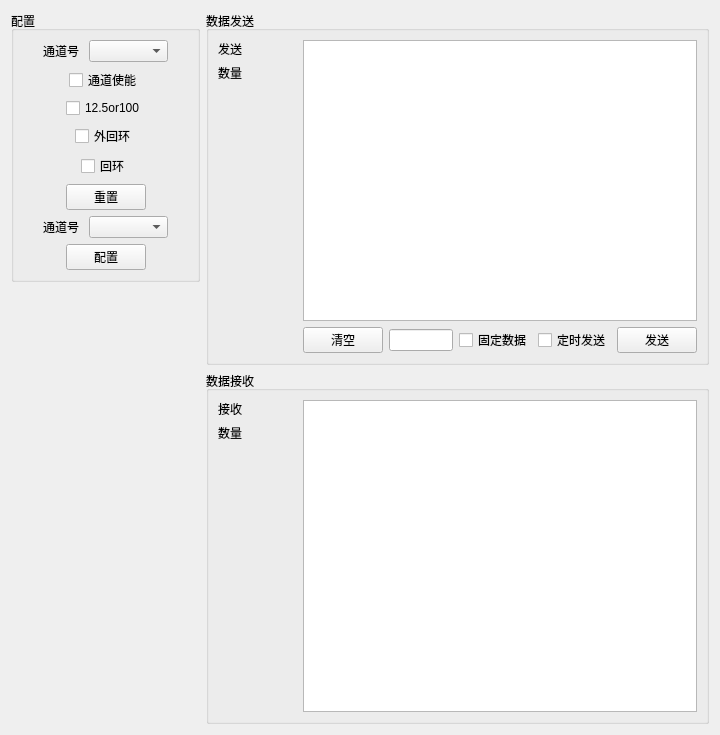
<?xml version="1.0" encoding="UTF-8"?>
<ui version="4.0">
 <class>AR429</class>
 <widget class="QWidget" name="AR429">
  <property name="geometry">
   <rect>
    <x>0</x>
    <y>0</y>
    <width>720</width>
    <height>735</height>
   </rect>
  </property>
  <property name="windowTitle">
   <string>Form</string>
  </property>
  <layout class="QHBoxLayout" name="horizontalLayout">
   <item>
    <layout class="QVBoxLayout" name="verticalLayout_6">
     <item>
      <widget class="QGroupBox" name="groupBox">
       <property name="title">
        <string>配置</string>
       </property>
       <layout class="QVBoxLayout" name="verticalLayout">
        <item>
         <layout class="QHBoxLayout" name="horizontalLayout_13" stretch="1,2,4,1">
          <item>
           <spacer name="horizontalSpacer_3">
            <property name="orientation">
             <enum>Qt::Horizontal</enum>
            </property>
            <property name="sizeHint" stdset="0">
             <size>
              <width>40</width>
              <height>20</height>
             </size>
            </property>
           </spacer>
          </item>
          <item>
           <widget class="QLabel" name="label">
            <property name="text">
             <string>通道号</string>
            </property>
           </widget>
          </item>
          <item>
           <widget class="QComboBox" name="comboBoxChannelSend"/>
          </item>
          <item>
           <spacer name="horizontalSpacer">
            <property name="orientation">
             <enum>Qt::Horizontal</enum>
            </property>
            <property name="sizeHint" stdset="0">
             <size>
              <width>40</width>
              <height>20</height>
             </size>
            </property>
           </spacer>
          </item>
         </layout>
        </item>
        <item>
         <layout class="QHBoxLayout" name="horizontalLayout_12" stretch="1,0,1">
          <item>
           <spacer name="horizontalSpacer_2">
            <property name="orientation">
             <enum>Qt::Horizontal</enum>
            </property>
            <property name="sizeHint" stdset="0">
             <size>
              <width>40</width>
              <height>20</height>
             </size>
            </property>
           </spacer>
          </item>
          <item>
           <widget class="QCheckBox" name="checkBoxChannelEn">
            <property name="text">
             <string>通道使能</string>
            </property>
           </widget>
          </item>
          <item>
           <spacer name="horizontalSpacer_4">
            <property name="orientation">
             <enum>Qt::Horizontal</enum>
            </property>
            <property name="sizeHint" stdset="0">
             <size>
              <width>40</width>
              <height>20</height>
             </size>
            </property>
           </spacer>
          </item>
         </layout>
        </item>
        <item>
         <layout class="QHBoxLayout" name="horizontalLayout_10" stretch="1,0,1">
          <item>
           <spacer name="horizontalSpacer_7">
            <property name="orientation">
             <enum>Qt::Horizontal</enum>
            </property>
            <property name="sizeHint" stdset="0">
             <size>
              <width>40</width>
              <height>20</height>
             </size>
            </property>
           </spacer>
          </item>
          <item>
           <widget class="QCheckBox" name="checkBoxSpeedChoice">
            <property name="text">
             <string>12.5or100</string>
            </property>
           </widget>
          </item>
          <item>
           <spacer name="horizontalSpacer_8">
            <property name="orientation">
             <enum>Qt::Horizontal</enum>
            </property>
            <property name="sizeHint" stdset="0">
             <size>
              <width>40</width>
              <height>20</height>
             </size>
            </property>
           </spacer>
          </item>
         </layout>
        </item>
        <item>
         <layout class="QHBoxLayout" name="horizontalLayout_9" stretch="1,0,1">
          <item>
           <spacer name="horizontalSpacer_9">
            <property name="orientation">
             <enum>Qt::Horizontal</enum>
            </property>
            <property name="sizeHint" stdset="0">
             <size>
              <width>40</width>
              <height>20</height>
             </size>
            </property>
           </spacer>
          </item>
          <item>
           <widget class="QCheckBox" name="checkBoxOutWrap">
            <property name="text">
             <string>外回环</string>
            </property>
           </widget>
          </item>
          <item>
           <spacer name="horizontalSpacer_10">
            <property name="orientation">
             <enum>Qt::Horizontal</enum>
            </property>
            <property name="sizeHint" stdset="0">
             <size>
              <width>40</width>
              <height>20</height>
             </size>
            </property>
           </spacer>
          </item>
         </layout>
        </item>
        <item>
         <layout class="QHBoxLayout" name="horizontalLayout_8" stretch="1,0,1">
          <item>
           <spacer name="horizontalSpacer_11">
            <property name="orientation">
             <enum>Qt::Horizontal</enum>
            </property>
            <property name="sizeHint" stdset="0">
             <size>
              <width>40</width>
              <height>20</height>
             </size>
            </property>
           </spacer>
          </item>
          <item>
           <widget class="QCheckBox" name="checkBoxWrap">
            <property name="text">
             <string>回环</string>
            </property>
           </widget>
          </item>
          <item>
           <spacer name="horizontalSpacer_12">
            <property name="orientation">
             <enum>Qt::Horizontal</enum>
            </property>
            <property name="sizeHint" stdset="0">
             <size>
              <width>40</width>
              <height>20</height>
             </size>
            </property>
           </spacer>
          </item>
         </layout>
        </item>
        <item>
         <layout class="QHBoxLayout" name="horizontalLayout_7" stretch="1,0,1">
          <item>
           <spacer name="horizontalSpacer_13">
            <property name="orientation">
             <enum>Qt::Horizontal</enum>
            </property>
            <property name="sizeHint" stdset="0">
             <size>
              <width>40</width>
              <height>20</height>
             </size>
            </property>
           </spacer>
          </item>
          <item>
           <widget class="QPushButton" name="pushbuttonReset">
            <property name="text">
             <string>重置</string>
            </property>
           </widget>
          </item>
          <item>
           <spacer name="horizontalSpacer_14">
            <property name="orientation">
             <enum>Qt::Horizontal</enum>
            </property>
            <property name="sizeHint" stdset="0">
             <size>
              <width>40</width>
              <height>20</height>
             </size>
            </property>
           </spacer>
          </item>
         </layout>
        </item>
        <item>
         <layout class="QHBoxLayout" name="horizontalLayout_18" stretch="1,2,4,1">
          <item>
           <spacer name="horizontalSpacer_18">
            <property name="orientation">
             <enum>Qt::Horizontal</enum>
            </property>
            <property name="sizeHint" stdset="0">
             <size>
              <width>40</width>
              <height>20</height>
             </size>
            </property>
           </spacer>
          </item>
          <item>
           <widget class="QLabel" name="label_11">
            <property name="text">
             <string>通道号</string>
            </property>
           </widget>
          </item>
          <item>
           <widget class="QComboBox" name="comboBoxChannelRecv"/>
          </item>
          <item>
           <spacer name="horizontalSpacer_19">
            <property name="orientation">
             <enum>Qt::Horizontal</enum>
            </property>
            <property name="sizeHint" stdset="0">
             <size>
              <width>40</width>
              <height>20</height>
             </size>
            </property>
           </spacer>
          </item>
         </layout>
        </item>
        <item>
         <layout class="QHBoxLayout" name="horizontalLayout_17">
          <item>
           <spacer name="horizontalSpacer_16">
            <property name="orientation">
             <enum>Qt::Horizontal</enum>
            </property>
            <property name="sizeHint" stdset="0">
             <size>
              <width>40</width>
              <height>20</height>
             </size>
            </property>
           </spacer>
          </item>
          <item>
           <widget class="QPushButton" name="pushButtonConfig">
            <property name="text">
             <string>配置</string>
            </property>
           </widget>
          </item>
          <item>
           <spacer name="horizontalSpacer_17">
            <property name="orientation">
             <enum>Qt::Horizontal</enum>
            </property>
            <property name="sizeHint" stdset="0">
             <size>
              <width>40</width>
              <height>20</height>
             </size>
            </property>
           </spacer>
          </item>
         </layout>
        </item>
       </layout>
      </widget>
     </item>
     <item>
      <spacer name="verticalSpacer_3">
       <property name="orientation">
        <enum>Qt::Vertical</enum>
       </property>
       <property name="sizeHint" stdset="0">
        <size>
         <width>20</width>
         <height>40</height>
        </size>
       </property>
      </spacer>
     </item>
    </layout>
   </item>
   <item>
    <layout class="QVBoxLayout" name="verticalLayout_8">
     <item>
      <widget class="QGroupBox" name="groupBox_3">
       <property name="title">
        <string>数据发送</string>
       </property>
       <layout class="QVBoxLayout" name="verticalLayout_7">
        <item>
         <layout class="QHBoxLayout" name="horizontalLayout_14" stretch="1,5">
          <item>
           <layout class="QVBoxLayout" name="verticalLayout_2">
            <item>
             <widget class="QLabel" name="label_8">
              <property name="text">
               <string>发送</string>
              </property>
             </widget>
            </item>
            <item>
             <widget class="QLabel" name="labelSendLength">
              <property name="text">
               <string>数量</string>
              </property>
             </widget>
            </item>
            <item>
             <spacer name="verticalSpacer">
              <property name="orientation">
               <enum>Qt::Vertical</enum>
              </property>
              <property name="sizeHint" stdset="0">
               <size>
                <width>20</width>
                <height>40</height>
               </size>
              </property>
             </spacer>
            </item>
           </layout>
          </item>
          <item>
           <layout class="QVBoxLayout" name="verticalLayout_3">
            <item>
             <widget class="QTextEdit" name="textEditSend"/>
            </item>
            <item>
             <layout class="QHBoxLayout" name="horizontalLayout_15">
              <item>
               <spacer name="horizontalSpacer_15">
                <property name="orientation">
                 <enum>Qt::Horizontal</enum>
                </property>
                <property name="sizeHint" stdset="0">
                 <size>
                  <width>40</width>
                  <height>20</height>
                 </size>
                </property>
               </spacer>
              </item>
              <item>
               <widget class="QPushButton" name="pushButtonClear">
                <property name="text">
                 <string>清空</string>
                </property>
               </widget>
              </item>
              <item>
               <widget class="QLineEdit" name="lineEditTimerSet"/>
              </item>
              <item>
               <widget class="QCheckBox" name="checkBoxFixData">
                <property name="text">
                 <string>固定数据</string>
                </property>
               </widget>
              </item>
              <item>
               <widget class="QCheckBox" name="checkBoxTimerSet">
                <property name="text">
                 <string>定时发送</string>
                </property>
               </widget>
              </item>
              <item>
               <widget class="QPushButton" name="pushButtonSend">
                <property name="text">
                 <string>发送</string>
                </property>
               </widget>
              </item>
             </layout>
            </item>
           </layout>
          </item>
         </layout>
        </item>
       </layout>
      </widget>
     </item>
     <item>
      <widget class="QGroupBox" name="groupBox_2">
       <property name="title">
        <string>数据接收</string>
       </property>
       <layout class="QVBoxLayout" name="verticalLayout_5">
        <item>
         <layout class="QHBoxLayout" name="horizontalLayout_16" stretch="1,5">
          <item>
           <layout class="QVBoxLayout" name="verticalLayout_4">
            <item>
             <widget class="QLabel" name="label_9">
              <property name="text">
               <string>接收</string>
              </property>
             </widget>
            </item>
            <item>
             <widget class="QLabel" name="labelRecvLength">
              <property name="text">
               <string>数量</string>
              </property>
             </widget>
            </item>
            <item>
             <spacer name="verticalSpacer_2">
              <property name="orientation">
               <enum>Qt::Vertical</enum>
              </property>
              <property name="sizeHint" stdset="0">
               <size>
                <width>20</width>
                <height>40</height>
               </size>
              </property>
             </spacer>
            </item>
           </layout>
          </item>
          <item>
           <widget class="QTextEdit" name="textEditRecv"/>
          </item>
         </layout>
        </item>
       </layout>
      </widget>
     </item>
    </layout>
   </item>
  </layout>
 </widget>
 <resources/>
 <connections/>
 <buttongroups>
  <buttongroup name="buttonGroup"/>
  <buttongroup name="buttonGroup_4"/>
  <buttongroup name="buttonGroup_6"/>
  <buttongroup name="buttonGroup_5"/>
  <buttongroup name="buttonGroup_2"/>
  <buttongroup name="buttonGroup_3"/>
 </buttongroups>
</ui>
